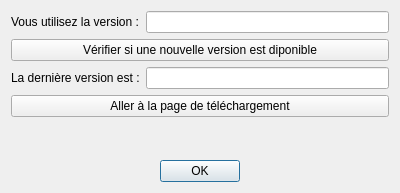
<?xml version="1.0" encoding="UTF-8"?>
<ui version="4.0">
 <class>VersionDialog</class>
 <widget class="QDialog" name="VersionDialog">
  <property name="geometry">
   <rect>
    <x>0</x>
    <y>0</y>
    <width>400</width>
    <height>193</height>
   </rect>
  </property>
  <property name="windowTitle">
   <string>Tabliato</string>
  </property>
  <layout class="QGridLayout" name="gridLayout">
   <item row="1" column="0" colspan="2">
    <widget class="QPushButton" name="pushButtonCheck">
     <property name="text">
      <string>Vérifier si une nouvelle version est diponible</string>
     </property>
    </widget>
   </item>
   <item row="0" column="1">
    <widget class="QLineEdit" name="lineEditCurrent">
     <property name="readOnly">
      <bool>true</bool>
     </property>
    </widget>
   </item>
   <item row="2" column="0">
    <widget class="QLabel" name="labelAvailable">
     <property name="text">
      <string>La dernière version est :</string>
     </property>
    </widget>
   </item>
   <item row="2" column="1">
    <widget class="QLineEdit" name="lineEditAvailable">
     <property name="readOnly">
      <bool>true</bool>
     </property>
    </widget>
   </item>
   <item row="0" column="0">
    <widget class="QLabel" name="label">
     <property name="text">
      <string>Vous utilisez la version :</string>
     </property>
    </widget>
   </item>
   <item row="5" column="0" colspan="2">
    <widget class="QDialogButtonBox" name="buttonBox">
     <property name="orientation">
      <enum>Qt::Horizontal</enum>
     </property>
     <property name="standardButtons">
      <set>QDialogButtonBox::Ok</set>
     </property>
     <property name="centerButtons">
      <bool>true</bool>
     </property>
    </widget>
   </item>
   <item row="4" column="0" colspan="2">
    <spacer name="verticalSpacer">
     <property name="orientation">
      <enum>Qt::Vertical</enum>
     </property>
     <property name="sizeHint" stdset="0">
      <size>
       <width>20</width>
       <height>40</height>
      </size>
     </property>
    </spacer>
   </item>
   <item row="3" column="0" colspan="2">
    <widget class="QPushButton" name="pushButtonDownload">
     <property name="text">
      <string>Aller à la page de téléchargement</string>
     </property>
    </widget>
   </item>
  </layout>
 </widget>
 <tabstops>
  <tabstop>pushButtonCheck</tabstop>
  <tabstop>pushButtonDownload</tabstop>
  <tabstop>buttonBox</tabstop>
  <tabstop>lineEditCurrent</tabstop>
  <tabstop>lineEditAvailable</tabstop>
 </tabstops>
 <resources/>
 <connections>
  <connection>
   <sender>buttonBox</sender>
   <signal>accepted()</signal>
   <receiver>VersionDialog</receiver>
   <slot>accept()</slot>
   <hints>
    <hint type="sourcelabel">
     <x>248</x>
     <y>254</y>
    </hint>
    <hint type="destinationlabel">
     <x>157</x>
     <y>274</y>
    </hint>
   </hints>
  </connection>
  <connection>
   <sender>buttonBox</sender>
   <signal>rejected()</signal>
   <receiver>VersionDialog</receiver>
   <slot>reject()</slot>
   <hints>
    <hint type="sourcelabel">
     <x>316</x>
     <y>260</y>
    </hint>
    <hint type="destinationlabel">
     <x>286</x>
     <y>274</y>
    </hint>
   </hints>
  </connection>
 </connections>
</ui>
